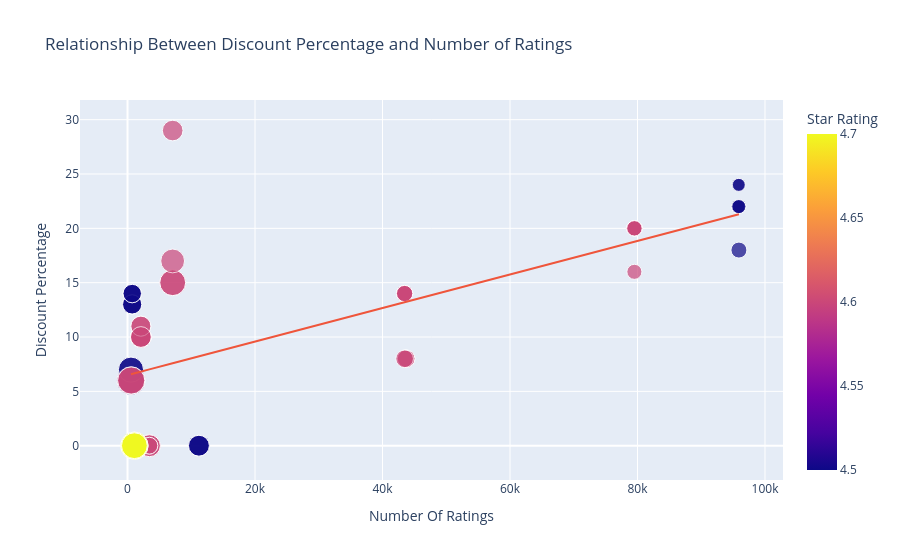

The cell this chart's notebook holds for it:
### Markdown cell above
# relation discount percetage and the number of rating

### Code cell
figure = px.scatter(
    data_frame=df,
    x="Number Of Ratings",
    y="Discount Percentage",
    size='Sale Price',
    color="Star Rating",
    trendline='ols',
    title='Relationship Between Discount Percentage and Number of Ratings'
)

figure.show()

### Figure 1 — Plotly figure (JSON) as saved in the notebook; plotly's stock layout.template omitted (floating-point values rounded to 4 significant figures)
{"data": [{"hovertemplate": "Number Of Ratings=%{x}<br>Discount Percentage=%{y}<br>Sale Price=%{marker.size}<br>Star Rating=%{marker.color}<extra></extra>", "legendgroup": "", "marker": {"color": [4.6, 4.6, 4.6, 4.5, 4.5, 4.6, 4.6, 4.5, 4.6, 4.6, 4.6, 4.6, 4.6, 4.6, 4.7, 4.7, 4.7, 4.7, 4.6, 4.6, 4.7, 4.6, 4.6, 4.5, 4.5, 4.6, 4.5, 4.5, 4.5, 4.6, 4.5, 4.6, 4.6, 4.5, 4.5, 4.6, 4.6, 4.6, 4.5, 4.6, 4.6, 4.5, 4.6, 4.6, 4.6, 4.5, 4.5, 4.6, 4.6, 4.6, 4.6, 4.6, 4.5, 4.5, 4.5, 4.5, 4.6, 4.5, 4.6, 4.6, 4.6, 4.6], "coloraxis": "coloraxis", "size": [49900, 84900, 84900, 77000, 77000, 49900, 49900, 77000, 89900, 41999, 39999, 41999, 41999, 41999, 131900, 117100, 131900, 117100, 74999, 117900, 117100, 117900, 99900, 44999, 140900, 130900, 64900, 120900, 59900, 75900, 110900, 130900, 120900, 64900, 64900, 75900, 75900, 120900, 59900, 120900, 75900, 140900, 70900, 70900, 75900, 59900, 110900, 120900, 130900, 130900, 54999, 54999, 29999, 34999, 34999, 34999, 54999, 29999, 46999, 46999, 46999, 46999], "sizemode": "area", "sizeref": 352.2, "symbol": "circle"}, "mode": "markers", "name": "", "orientation": "v", "showlegend": false, "type": "scatter", "x": [3431, 3431, 3431, 11202, 11202, 3431, 3431, 11202, 1454, 79512, 79512, 79582, 79512, 79512, 1078, 1078, 1078, 1078, 7088, 7088, 1078, 7088, 7081, 95909, 542, 580, 740, 545, 740, 2101, 545, 580, 580, 730, 730, 2101, 2101, 580, 740, 580, 2092, 545, 2101, 2092, 2101, 740, 545, 580, 580, 580, 43707, 43707, 95807, 95909, 95807, 95909, 43470, 95909, 43470, 43470, 43470, 43470], "xaxis": "x", "y": [0, 0, 0, 0, 0, 0, 0, 0, 0, 20, 16, 20, 20, 20, 0, 0, 0, 0, 29, 15, 0, 15, 17, 18, 6, 6, 13, 6, 14, 10, 7, 6, 6, 13, 13, 10, 10, 6, 14, 6, 10, 6, 11, 11, 10, 14, 7, 6, 6, 6, 8, 8, 24, 22, 22, 22, 8, 24, 14, 14, 14, 14], "yaxis": "y"}, {"hovertemplate": "<b>OLS trendline</b><br>Discount Percentage = 0.000154292 * Number Of Ratings + 6.49233<br>R<sup>2</sup>=0.468988<br><br>Number Of Ratings=%{x}<br>Discount Percentage=%{y} <b>(trend)</b><extra></extra>", "legendgroup": "", "marker": {"symbol": "circle"}, "mode": "lines", "name": "", "showlegend": false, "type": "scatter", "x": [542, 545, 545, 545, 545, 580, 580, 580, 580, 580, 580, 580, 580, 730, 730, 740, 740, 740, 740, 1078, 1078, 1078, 1078, 1078, 1454, 2092, 2092, 2101, 2101, 2101, 2101, 2101, 3431, 3431, 3431, 3431, 3431, 7081, 7088, 7088, 7088, 11202, 11202, 11202, 43470, 43470, 43470, 43470, 43470, 43707, 43707, 79512, 79512, 79512, 79512, 79582, 95807, 95807, 95909, 95909, 95909, 95909], "xaxis": "x", "y": [6.576, 6.576, 6.576, 6.576, 6.576, 6.582, 6.582, 6.582, 6.582, 6.582, 6.582, 6.582, 6.582, 6.605, 6.605, 6.607, 6.607, 6.607, 6.607, 6.659, 6.659, 6.659, 6.659, 6.659, 6.717, 6.815, 6.815, 6.816, 6.816, 6.816, 6.816, 6.816, 7.022, 7.022, 7.022, 7.022, 7.022, 7.585, 7.586, 7.586, 7.586, 8.221, 8.221, 8.221, 13.2, 13.2, 13.2, 13.2, 13.2, 13.24, 13.24, 18.76, 18.76, 18.76, 18.76, 18.77, 21.27, 21.27, 21.29, 21.29, 21.29, 21.29], "yaxis": "y"}], "layout": {"coloraxis": {"colorbar": {"title": {"text": "Star Rating"}}, "colorscale": [[0, "#0d0887"], [0.1111, "#46039f"], [0.2222, "#7201a8"], [0.3333, "#9c179e"], [0.4444, "#bd3786"], [0.5556, "#d8576b"], [0.6667, "#ed7953"], [0.7778, "#fb9f3a"], [0.8889, "#fdca26"], [1, "#f0f921"]]}, "legend": {"itemsizing": "constant", "tracegroupgap": 0}, "title": {"text": "Relationship Between Discount Percentage and Number of Ratings"}, "xaxis": {"anchor": "y", "domain": [0, 1], "title": {"text": "Number Of Ratings"}}, "yaxis": {"anchor": "x", "domain": [0, 1], "title": {"text": "Discount Percentage"}}}}
